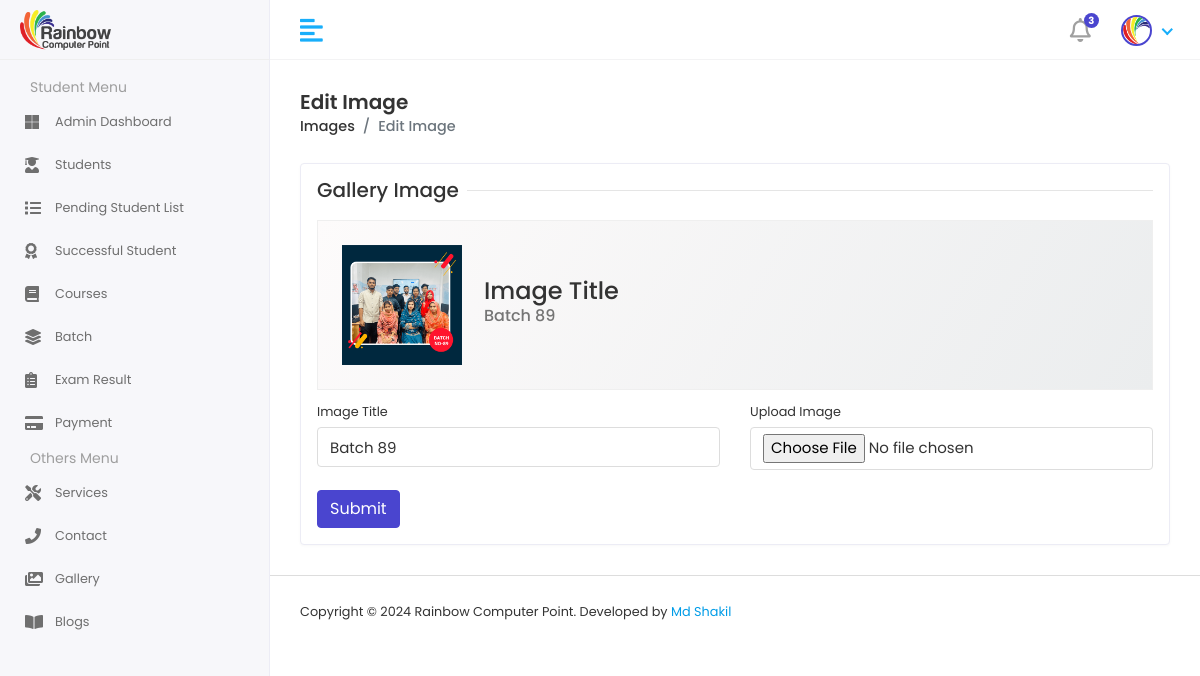
The page /editImage/1 (signed in) on the database its author committed.
### RainbowApp/models.py (models this page shows)
class GalleryImageModel(models.Model):
    ImageTitle = models.CharField(max_length=100, null=True)
    GalleryImage = models.ImageField(upload_to='galleryImage', null=True)

### RainbowProject/views.py (the view, shortened to what this page needs)
# urls.py: path('editImage/<str:myid>',editImage, name='editImage'),
@login_required
def editImage(request,myid):
    galleryData = GalleryImageModel.objects.get(id=myid)
    context = {
        'galleryData':galleryData
    }
    return render(request,'gallery/editgallery.html',context)

### template/gallery/editgallery.html (shortened to what this page needs)
{% extends 'adminmaster/adminmaster.html' %}
{% block admincontent %}
<div class="content container-fluid">
   <div class="page-header">
      <div class="row align-items-center">
         <div class="col">
            <h3 class="page-title">Edit Image</h3>
            <ul class="breadcrumb">
               <li class="breadcrumb-item"><a href="{% url 'galleryList' %}">Images</a></li>
               <li class="breadcrumb-item active">Edit Image</li>
            </ul>
         </div>
      </div>
   </div>
   <div class="row">
      <div class="col-sm-12">
         <div class="card">
            <div class="card-body">
               <form action="{% url 'editImage' galleryData.id %}" method="POST" enctype="multipart/form-data">
                  <div class="row">
                     <div class="col-12">
                        <h5 class="form-title"><span>Gallery Image</span></h5>
                     </div>
                     <div class="col-lg-12 col-12 col-sm-6 mb-3">
                        <div class="profile-header">
                           <div class="row align-items-center">
                              <div class="col-auto profile-image">
                                 <a href="#">
                                    <img alt="User Image" src="{{galleryData.GalleryImage.url}}">
                                 </a>
                              </div>
                              <div class="col ml-md-n2 profile-user-info">
                                 <h4 class="user-name mb-0">Image Title</h4>
                                 <h6 class="text-muted">{{galleryData.ImageTitle}}</h6>
                              </div>
                           </div>
                        </div>
                     </div>
                     <div class="col-12 col-sm-6">
                        <div class="form-group">
                           <label>Image Title</label>
                           <input type="text" name="imagetitle" value="{{galleryData.ImageTitle}}" class="form-control">
                        </div>
                     </div>
                     <div class="col-12 col-sm-6">
                        <div class="form-group">
                            <label>Upload Image</label>
                            <input type="file" name="galleryimage" value="{{galleryData.GalleryImage}}" class="form-control">
                         </div>
                     </div>
                     <div class="col-12">
                        <button type="submit" class="btn btn-primary">Submit</button>
                     </div>
                  </div>
               </form>
            </div>
         </div>
      </div>
   </div>
</div>
{% endblock admincontent %}

### static/assets/css/style.css (style rules this page uses)
html { height: 100%; }
body { background-color: #fff; color: #333; font-family: 'Poppins', sans-serif; font-size: 0.8rem; height: 100%; line-height: 1; overflow-x: hidden; }
h1, h2, h3, h4, h5, h6 { font-family: 'Poppins', sans-serif; margin-top: 0; }
.form-control { border: 1px solid #ddd; box-shadow: none; color: #333; font-size: 15px; height: 40px; }
a { color: #009ce7; }
input, button, a { transition: all 0.4s ease; -moz-transition: all 0.4s ease; -o-transition: all 0.4s ease; -ms-transition: all 0.4s ease; -webkit-transition: all 0.4s ease; }
input, input:focus, button, button:focus { outline: none; }
input[type="file"] { height: auto; min-height: calc(1.5em + .75rem + 2px); }
input[type=text], input[type=password] { -webkit-appearance: none; -moz-appearance: none; appearance: none; }
.form-group { margin-bottom: 1.25rem; }
ul, ol { padding: 0px; list-style: none; }
.text-muted { color: #757575 !important; }
.btn-primary { background-color: #4a45cf; border: 1px solid #4a45cf; }
.card { border: 1px solid #ececf5; box-shadow: 0 1px 3px 0 rgba(0, 0, 0, 0.03); margin-bottom: 1.875rem; }
.card-body { padding: 1rem; }
.page-wrapper > .content { padding: 1.875rem 1.875rem 0; }
.page-header { margin-bottom: 1.875rem; }
.page-header .breadcrumb { background-color: transparent; color: #6c757d; font-size: 0.9rem; font-weight: 500; margin-bottom: 0; padding: 0; }
.page-header .breadcrumb a { color: #333; }
.page-title { font-size: 20px; font-weight: 600; color: #333; margin-bottom: 5px; }
.profile-header { background: linear-gradient(120deg, #fdfbfb 0%, #ebedee 100%); border: 1px solid #efefef; padding: 1.5rem; }
.profile-header img { width: 120px; height: 120px; object-fit: cover; }
.form-title { width: 100%; max-width: 100%; padding: 0; font-size: 1.25rem; font-weight: 500; line-height: inherit; color: #333; white-space: normal; position: relative; display: block; margin-bottom: 20px; }
.form-title:before { content: ""; position: absolute; left: 0px; right: 0px; height: 1px; top: 50%; background-color: rgba(0, 0, 0, 0.1); }
.form-title span { padding: 0px 0.5rem 0 0; background-color: #fff; display: inline-block; z-index: 2; position: relative; }

### rows shown on the page
GalleryImageModel: GalleryImage (picture), ImageTitle "Batch 89", imagetitle "Batch 89"
